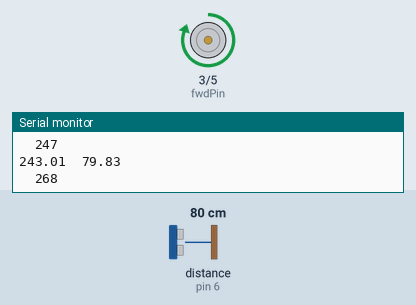
The sketch below on a simulated Arduino Uno, built with avr-gcc and run on an emulated ATmega328P. Shown: motor-driver pin pairs drawn as motors (green arrow = first pin HIGH = forward, orange = second pin HIGH = backward, longer = more drive), the last lines printed to the serial monitor. Wiring (inferred from the names in the program): ultrasonic range finder: trigger pin 2; echo pin 6. The inputs (shaded band) are chosen by the test bench; at power-on: distance to the obstacle (sensor on pin 6) 80 cm. The echo pulse lasts 58.3 µs per cm.

Above: at 0.35 s.
1.3 s: distance to the obstacle (sensor on pin 6) set to 2 cm
4.3 s: distance to the obstacle (sensor on pin 6) set to 299 cm
At 10.33 s:
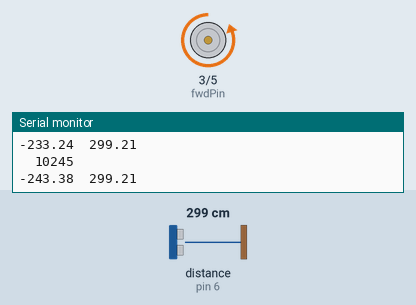
Timing chart, 0 to 13.3 s (numbered marks = the images above; inputs shaded):
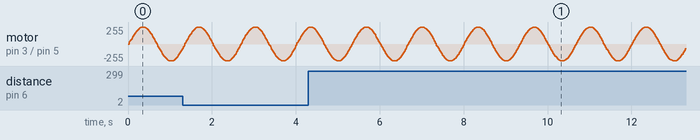

The sketch:

seno.ino
```cpp
#define trigPin 2
#define echoPin 6
#define fwdPin 3
#define bwdPin 5

const float m_pi=0.0031416;

int t, i=0;
float distancia, distancia_prev, duracion, output, tension;

void setup() {
  Serial.begin(9600);
  pinMode (trigPin,OUTPUT);
  pinMode (echoPin,INPUT);
  pinMode (fwdPin,OUTPUT);
  pinMode (bwdPin,OUTPUT);
}

void loop() {
  t = millis();
  output = 255*sin(m_pi*t*1.5);
  tension = output*5/255;

    Serial.print(output);
    Serial.print("\t");
    Serial.println(distancia);
    Serial.print("\t");
    Serial.println(t);


  if(output>0)
  {
    analogWrite(fwdPin,output);
    digitalWrite(bwdPin,LOW);
  }
  else if(output<0)
  {
    output=abs(output);
    analogWrite(bwdPin,output);
    digitalWrite(fwdPin,LOW);
  }

  digitalWrite (trigPin,HIGH);
  delayMicroseconds (1000);
  digitalWrite (trigPin,LOW);
  duracion = pulseIn(echoPin,HIGH);
  distancia=(duracion/2) / 29.1;
}
```
